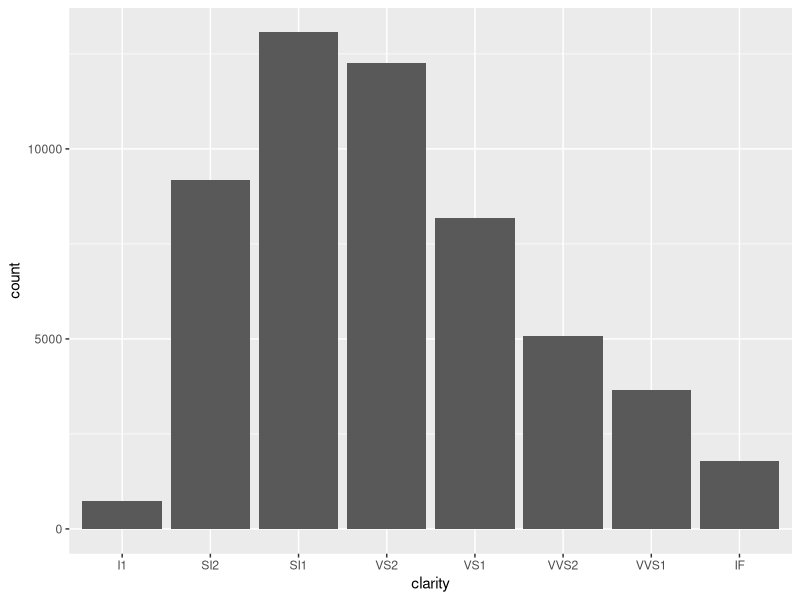
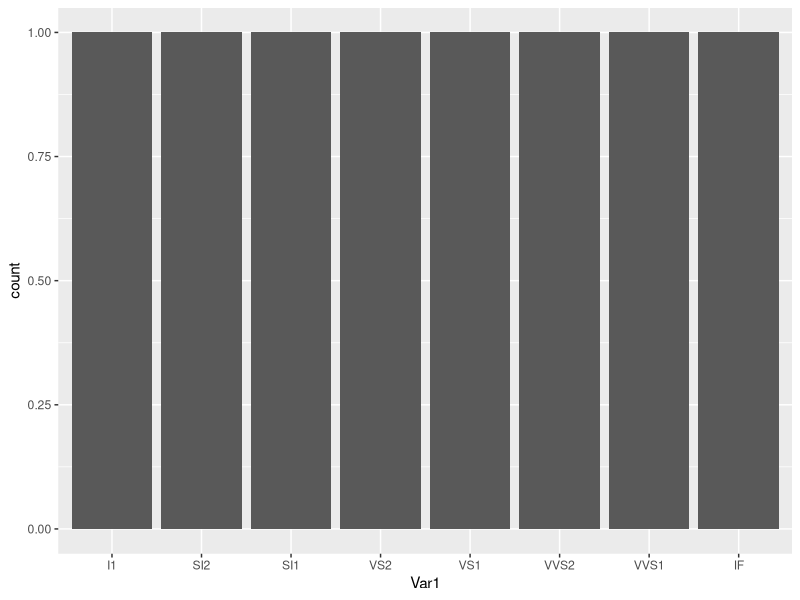
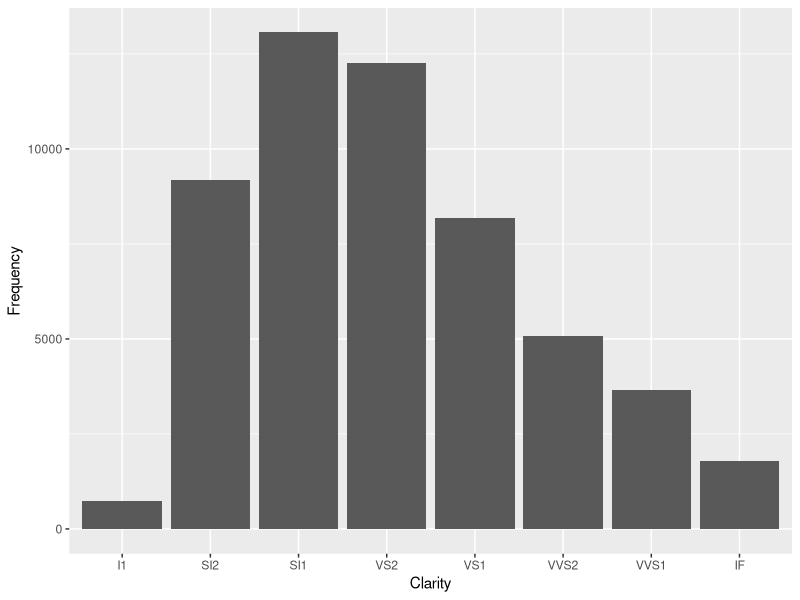
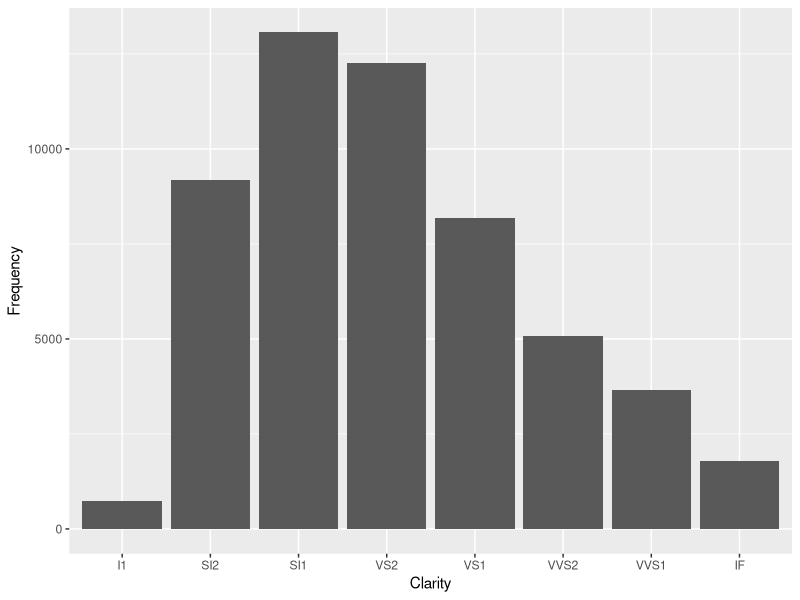
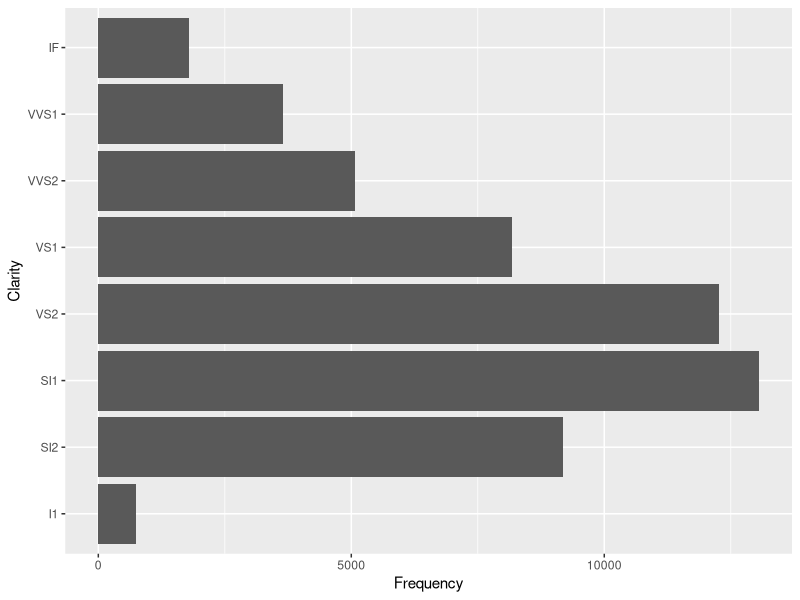
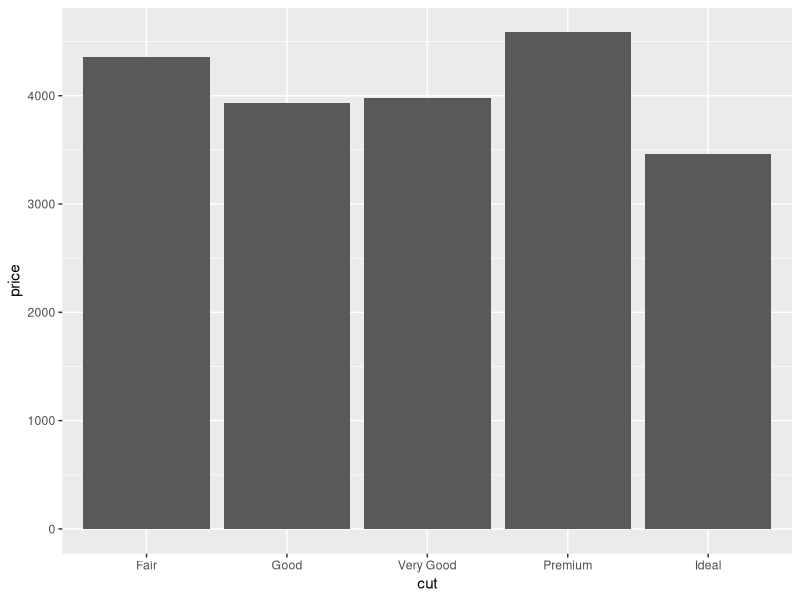
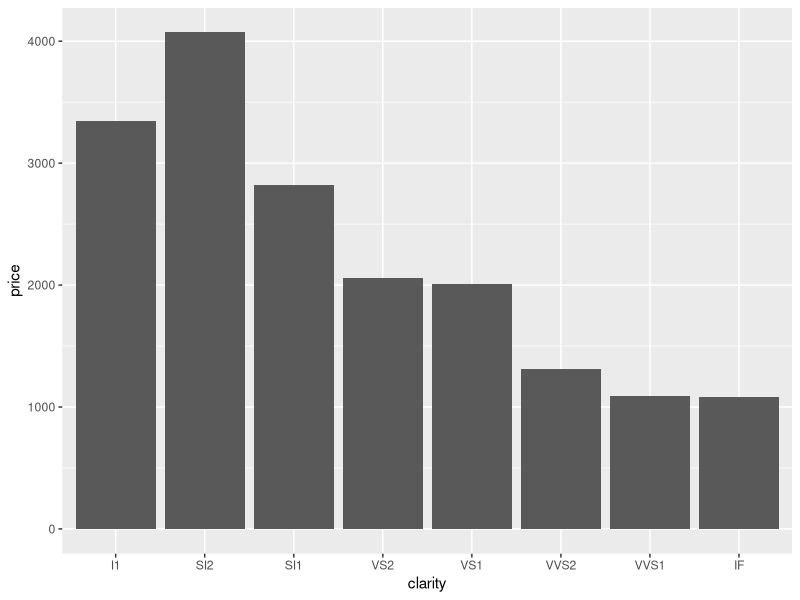
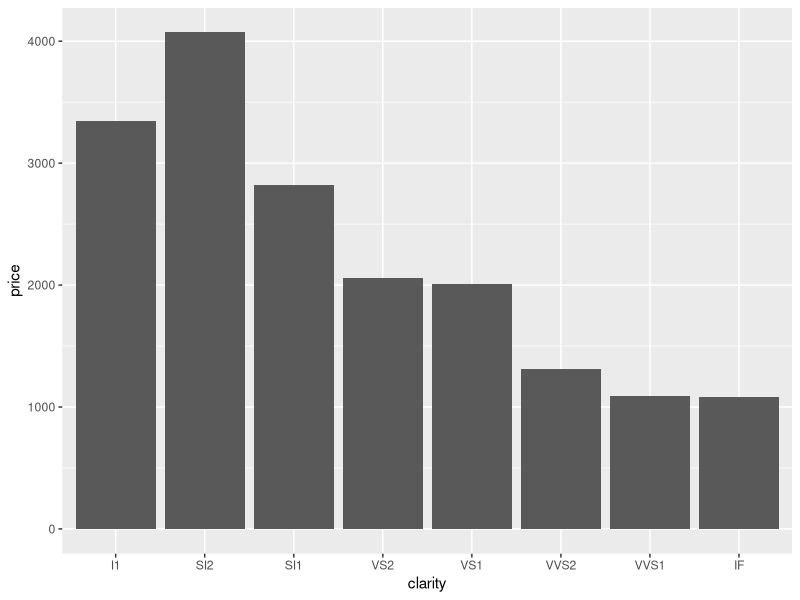

Write the R code that produced these figures, in order.
## ---- chunk 1
knitr::opts_chunk$set(echo = TRUE)
## ---- chunk 2
library(tidyverse)
## ---- chunk 3
head(diamonds)

#diamonds$clarity
class(diamonds$clarity)
levels(diamonds$clarity)
table(diamonds$clarity)
## ---- chunk 4
?geom_bar
ggplot() +
  geom_bar(aes(x=clarity), data=diamonds)
## ---- chunk 5
?table
# table uses cross-classifying factors to build a contingency table of the counts at each combination of factor levels.
table(diamonds$clarity)
clarity_df <- data.frame(table(diamonds$clarity))
clarity_df
str(clarity_df)
## ---- chunk 6
ggplot()+
  geom_bar(aes(x=Var1),data=clarity_df)
## ---- chunk 7
ggplot() +
    geom_bar(aes(x=Var1, y=Freq), data=clarity_df,
             stat="identity") +
    labs(x="Clarity", y="Frequency")
## ---- chunk 8
p1 <- ggplot()+
  geom_col(aes(x=Var1,y=Freq),data=clarity_df)+
    labs(x="Clarity", y="Frequency")

p1
## ---- chunk 9
p1 + coord_flip()
## ---- chunk 10
?stat_summary

ggplot() +
  stat_summary(aes(x=cut, y=price), data=diamonds,
               fun="mean", geom="bar")
## ---- chunk 11
diamonds2 <- diamonds %>% group_by(clarity)
head(diamonds)
head(diamonds2)

clarity_summary <- diamonds2 %>% 
  summarise(clarity.median=median(price),
            clarity.mean=mean(price),
            n=n())

clarity_summary
## ---- chunk 12
#compare the data
clarity_df
clarity_summary

# Other calculations
diamonds %>% 
  filter(clarity=="I1") %>% 
  group_by(cut) %>% 
  summarise(cut.median=median(price),
            cut.mean=mean(price),
            n=n())


# compare the graphs
# graph generated by "stat_summary"
ggplot()+
  stat_summary(aes(x=clarity,y=price),fun="median",geom="bar",data=diamonds)

ggplot(aes(x=clarity),data=diamonds)+
  stat_summary(aes(y=price),fun="median",geom="bar")


# graph with the new data using geom_bar() and stat = "identity"
clarity_summary
ggplot()+
  geom_bar(aes(x=clarity,y=clarity.median),
           stat="identity",data=clarity_summary)

# graph with the new data - using geom_col()
ggplot()+
  geom_col(aes(x=clarity,y=clarity.median),data=clarity_summary)

